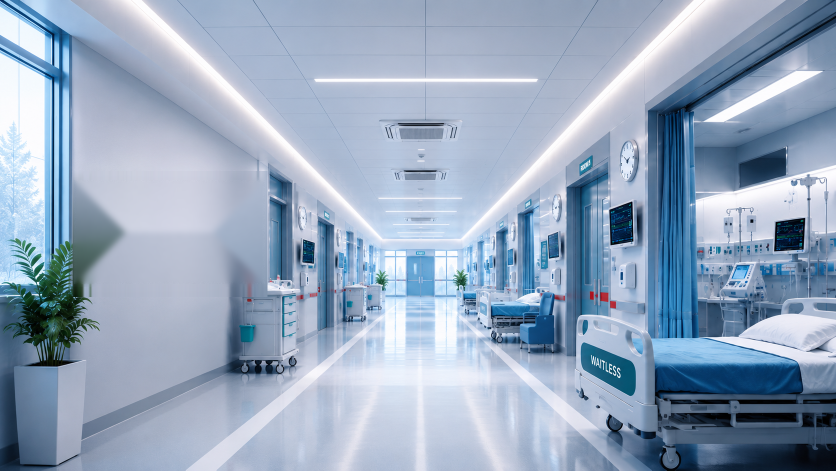
#> input picture WAITLESS/frontend/src/assets/BACKG.png, 1672 x 941 px, found by its file name (shown at 1/2 size)
$ python wall_clean.py
#> lines starting #> are read from the running program, lines starting #| are printed output that depends on the picture; after the words box and inside, x2 and y2 are one past the last pixel; in counts of white or black regions, pixels touching at a corner belong together
"""Remove the pasted WaitLess mark + tagline from BACKG.png's left wall.

Fills the region by interpolating clean boundary colours per row and then
relaxing it with directional diffusion (right + up + clean left rows only,
so the plant and carts can't bleed in).
"""

import cv2
import numpy as np
from PIL import Image, ImageDraw, ImageFilter

IMG = r"C:\Users\norri\Videos\DIGITAL QUE SYSTEM\WAITLESS\frontend\src\assets\BACKG.png"
OUT = IMG

im = Image.open(IMG).convert("RGB")
#> im is the input picture: PIL image 1672x941 RGB; mean R, G, B 149.5, 167.4, 189.9
W, H = im.size
#> W = 1672; H = 941

x0, y0, x1, y1 = 148, 360, 530, 568          # mark + tagline region
mask = np.zeros((H, W), dtype=np.uint8)
mask[y0:y1, x0:x1] = 255

# proper inpaint — Telea propagates the wall's texture/gradient inward
bgr = cv2.cvtColor(np.asarray(im), cv2.COLOR_RGB2BGR)
out = cv2.inpaint(bgr, mask, 12, cv2.INPAINT_TELEA)
im = Image.fromarray(cv2.cvtColor(out, cv2.COLOR_BGR2RGB))

# add fine grain matching the wall's texture — inpainting is too smooth
rng = np.random.default_rng(7)
arr = np.asarray(im).astype(np.float64)
# measure the wall's noise level on a clean strip beside the patch
sample = np.asarray(im.crop((x1 + 30, y0 + 40, x1 + 120, y0 + 160))).astype(np.float64)
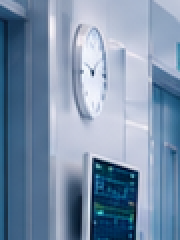
#> sample: shape (120, 90, 3) float64 (shown 2 times larger); mean R, G, B 122.9, 144.5, 169.6
sigma = min(4.0, max(1.5, sample.std(axis=(0, 1)).mean() * 0.55))
#> sigma = 4
arr[y0:y1, x0:x1] += rng.normal(0, sigma, (y1 - y0, x1 - x0, 1))
im = Image.fromarray(np.clip(arr, 0, 255).astype(np.uint8))

# soften patch edges so the blend hides any residual seam
patch = im.crop((x0 - 6, y0 - 6, x1 + 6, y1 + 6)).filter(ImageFilter.GaussianBlur(5))
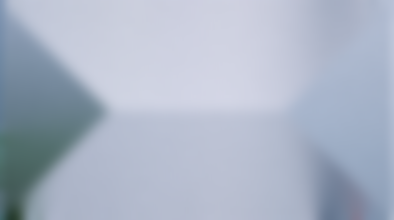
#> patch: PIL image 394x220 RGB; mean R, G, B 171, 180.7, 197.9
m = Image.new("L", (x1 - x0 + 12, y1 - y0 + 12), 0)
#> m: PIL image 394x220 L; every value is 0
ImageDraw.Draw(m).rectangle((6, 6, x1 - x0 + 5, y1 - y0 + 5), fill=255)
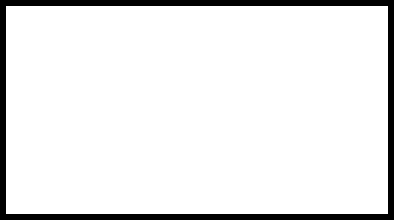
#> m: PIL image 394x220 L; 91.7% white; 1 black region, box (x1, y1, x2, y2) and area: (0, 0, 394, 220) 7224
im.paste(patch, (x0 - 6, y0 - 6), m.filter(ImageFilter.GaussianBlur(5)))

im.save(OUT)
print("saved", OUT)
